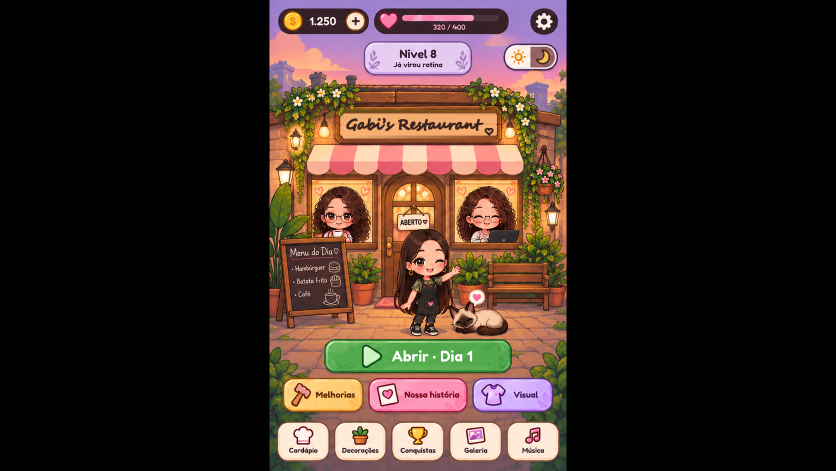
#> input picture jogo_restaurante_assets/09_menu/menu_retrato.png, 1672 x 941 px (shown at 1/2 size)
$ python make_menu_portrait.py
#> lines starting #> are read from the running program, lines starting #| are printed output that depends on the picture; after the words box and inside, x2 and y2 are one past the last pixel; in counts of white or black regions, pixels touching at a corner belong together
"""Gera o menu em pé (retrato, alvo Pixel 7/8: 1080x2400, 20:9) a partir da arte de referência.

A arte tem proporção ~9:14, mais baixa que o celular. Ela é dividida em duas faixas:
  - topo  (moedas, Amor, ajustes) -> preso no alto da tela
  - corpo (restaurante, botões) -> preso embaixo, perto do polegar
A barra de nível sai do corpo como peça solta (menu_level.webp) para subir até logo abaixo do topo,
e o botão de sol/lua é apagado da arte.
e o espaço que sobra entre as duas vira céu (menu_sky_*.png, esticado pelo CSS).
Os textos que mudam no jogo são apagados; o jogo redesenha por cima com os valores reais.

Uso: python tools/make_menu_portrait.py
"""
from pathlib import Path
from PIL import Image, ImageDraw, ImageFilter

ROOT = Path(__file__).resolve().parent.parent
SRC = ROOT / "jogo_restaurante_assets" / "09_menu" / "menu_retrato.png"
OUT = ROOT / "public" / "art"

ART_X0, ART_X1 = 538, 1134   # a captura vem com faixas pretas dos lados
OUT_W = 1080                 # largura do Pixel 7/8
SPLIT = 74                   # linha onde a arte é dividida (logo abaixo dos botões do topo)

# caixas apagadas (x0, y0, x1, y1) em coordenadas da arte recortada (596x941);
# cada linha é preenchida interpolando as cores das bordas esquerda e direita
ERASE = [
    (76, 26, 147, 58),     # número de moedas
    (262, 26, 467, 64),    # barra de Amor + "320 / 400"
    (236, 92, 360, 142),   # "Nivel 8 / Já virou rotina"
    (240, 694, 414, 731),  # "Abrir · Dia 1"
]
# formas que ficam 100% opacas mesmo dentro das faixas de transição
TOP_SOLID = [(16, 15, 201, 70), (208, 15, 481, 70), (521, 15, 579, 71)]
BODY_SOLID = []
LEVEL = (186, 79, 411, 155)          # recorte da barra de nível (com sombra)
LEVEL_SHAPE = (189, 82, 408, 153)    # forma arredondada da barra
SKY_PATCH = [LEVEL, (465, 84, 582, 145)]  # barra de nível e botão de sol/lua: viram céu


def erase(im, box):
    x0, y0, x1, y1 = box
    px = im.load()
    for y in range(y0, y1):
        a, b = px[x0 - 1, y], px[x1, y]
        for x in range(x0, x1):
            t = (x - x0 + 1) / (x1 - x0 + 1)
            px[x, y] = tuple(round(a[i] * (1 - t) + b[i] * t) for i in range(3))


def sky_row(im, y, holes=()):
    """Uma linha de céu borrada, sem os botões, esticada depois pelo CSS."""
    row = im.crop((0, y, im.width, y + 1)).copy()
    px = row.load()
    for x0, x1 in holes:
        a, b = px[x0 - 1, 0], px[x1, 0]
        for x in range(x0, x1):
            t = (x - x0 + 1) / (x1 - x0 + 1)
            px[x, 0] = tuple(round(a[i] * (1 - t) + b[i] * t) for i in range(3))
    row = row.resize((im.width, 9)).filter(ImageFilter.GaussianBlur(14)).crop((0, 4, im.width, 5))
    return row.resize((OUT_W, 1), Image.LANCZOS)


def feather(size, solid, fade_from, fade_to, top_is_opaque):
    """Máscara alfa: some suavemente entre fade_from e fade_to, exceto nas formas sólidas."""
    w, h = size
    m = Image.new("L", size, 0)
    d = ImageDraw.Draw(m)
    for y in range(h):
        if top_is_opaque:
            t = 1 if y <= fade_from else max(0.0, 1 - (y - fade_from) / (fade_to - fade_from))
        else:
            t = 0 if y <= fade_from else min(1.0, (y - fade_from) / (fade_to - fade_from))
        d.line([(0, y), (w, y)], fill=round(255 * t))
    for box in solid:
        d.rounded_rectangle(box, radius=26, fill=255)
    return m


def main():
    OUT.mkdir(parents=True, exist_ok=True)
    art = Image.open(SRC).convert("RGB").crop((ART_X0, 0, ART_X1, 941))
    W, H = art.size
#> W = 596; H = 941
    for box in ERASE:
        erase(art, box)
    k = OUT_W / W
#> k = 1.81

    level = art.crop(LEVEL).convert("RGBA")
    m = Image.new("L", level.size, 0)
#> m: PIL image 225x76 L; every value is 0
    x0, y0 = LEVEL[:2]
    ImageDraw.Draw(m).rounded_rectangle((LEVEL_SHAPE[0] - x0, LEVEL_SHAPE[1] - y0, LEVEL_SHAPE[2] - x0, LEVEL_SHAPE[3] - y0), radius=34, fill=255)
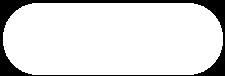
#> m: PIL image 225x76 L; 86.5% white; 1 black region, box (x1, y1, x2, y2) and area: (0, 0, 225, 76) 2300
    level.putalpha(m.filter(ImageFilter.GaussianBlur(0.8)))
    level.resize((round(level.width * k), round(level.height * k)), Image.LANCZOS).save(OUT / "menu_level.webp", quality=92)
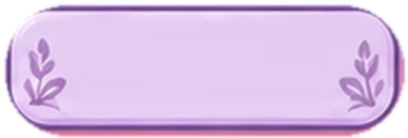
#> saved as menu_level.webp: PIL image 408x138 RGBA; mean R, G, B, A 197, 166.9, 207.3, 220.7; transparent parts drawn white
    for box in SKY_PATCH:
        erase(art, box)
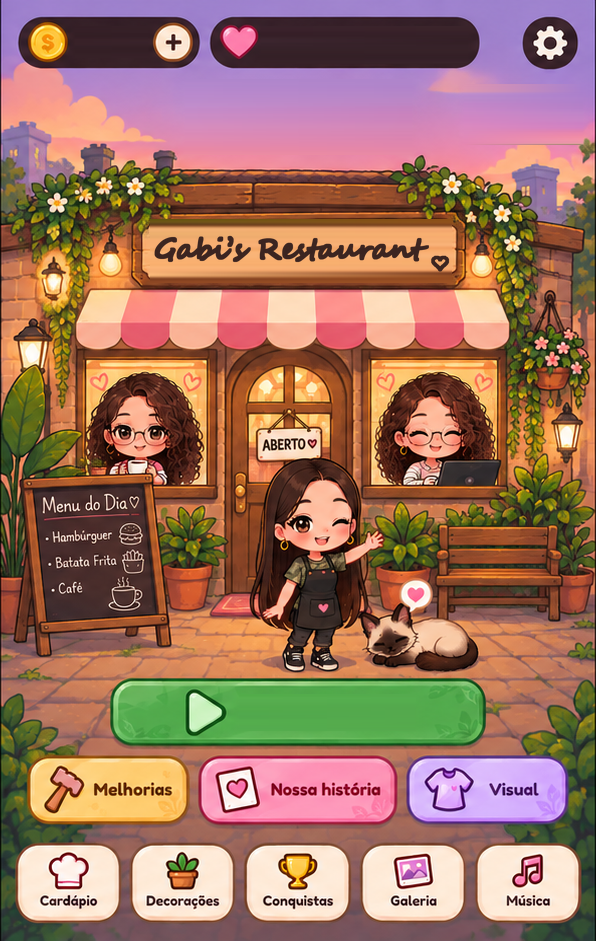
#> art: PIL image 596x941 RGB; mean R, G, B 157.9, 115.5, 96.7

    top = art.crop((0, 0, W, SPLIT + 4)).convert("RGBA")
    top.putalpha(feather(top.size, TOP_SOLID, 58, SPLIT + 3, True))
#> in feather, `m = Image.new("L", size, 0)`: m: PIL image 596x78 L; every value is 0
    top = top.resize((OUT_W, round(top.height * k)), Image.LANCZOS)
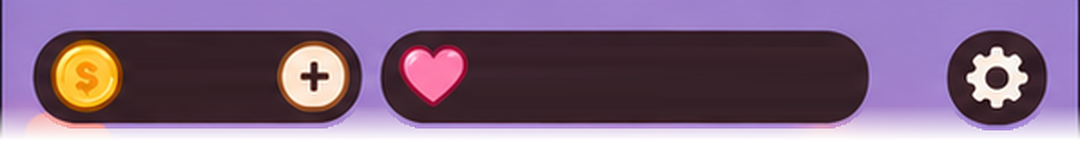
#> top: PIL image 1080x141 RGBA; mean R, G, B, A 119.8, 89.1, 122.9, 232.2; transparent parts drawn white
    top.save(OUT / "menu_top.webp", quality=92)

    body = art.crop((0, SPLIT, W, H)).convert("RGBA")
    body.putalpha(feather(body.size, [(x0, y0 - SPLIT, x1, y1 - SPLIT) for x0, y0, x1, y1 in BODY_SOLID], 0, 26, False))
#> in feather (call 2), `m = Image.new("L", size, 0)`: m: PIL image 596x867 L; every value is 0
    body = body.resize((OUT_W, round(body.height * k)), Image.LANCZOS)
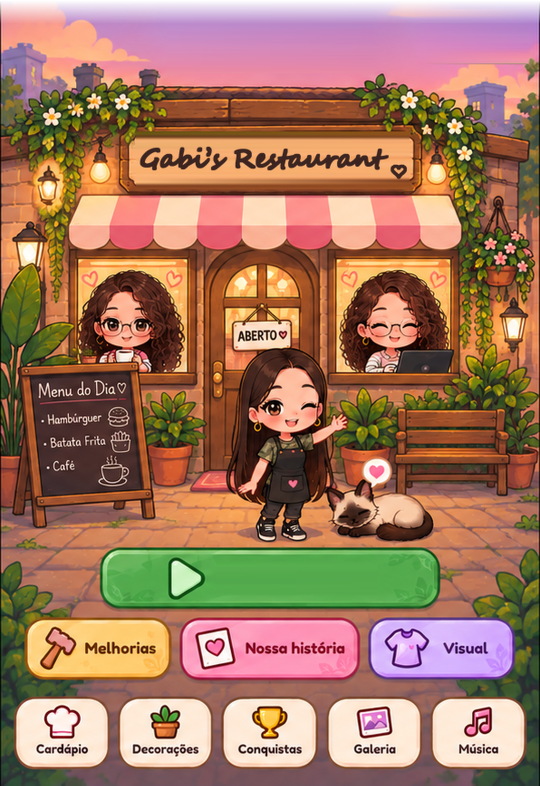
#> body: PIL image 1080x1571 RGBA (shown at 1/2 size); mean R, G, B, A 161.1, 117.7, 94.6, 251; transparent parts drawn white
    body.save(OUT / "menu_body.webp", quality=92)

    sky_row(art, 2).save(OUT / "menu_sky_top.png")
    # céu do meio: degradê do roxo do alto (linha 8) até o pôr do sol logo acima do corpo
    gap = Image.new("RGB", (OUT_W, 2))
    gap.paste(sky_row(art, 8), (0, 0))
    gap.paste(sky_row(art, SPLIT), (0, 1))
    gap.save(OUT / "menu_sky_gap.png")

    # prévia no tamanho do Pixel 7/8
    prev = Image.new("RGB", (OUT_W, 2400))
#> prev: PIL image 1080x2400 RGB; every value is 0
    pad = round(24 * OUT_W / 720)
    prev.paste(Image.open(OUT / "menu_sky_top.png").resize((OUT_W, pad + 2)), (0, 0))
    gap_top = pad + top.height - 4
#> gap_top = 173
    gap_h = 2400 - body.height - gap_top + 40
#> gap_h = 696
    prev.paste(Image.open(OUT / "menu_sky_gap.png").resize((OUT_W, gap_h), Image.BILINEAR), (0, gap_top))
    prev.paste(top, (0, pad), top)
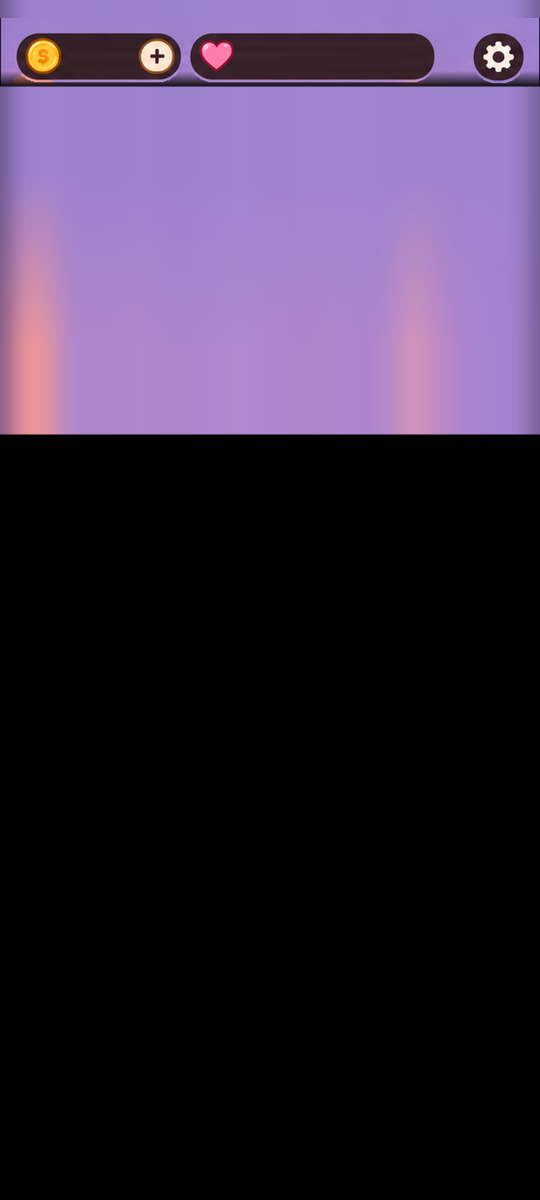
#> prev: PIL image 1080x2400 RGB (shown at 1/2 size); mean R, G, B 57.1, 44.5, 67.2
    prev.paste(body, (0, 2400 - body.height), body)
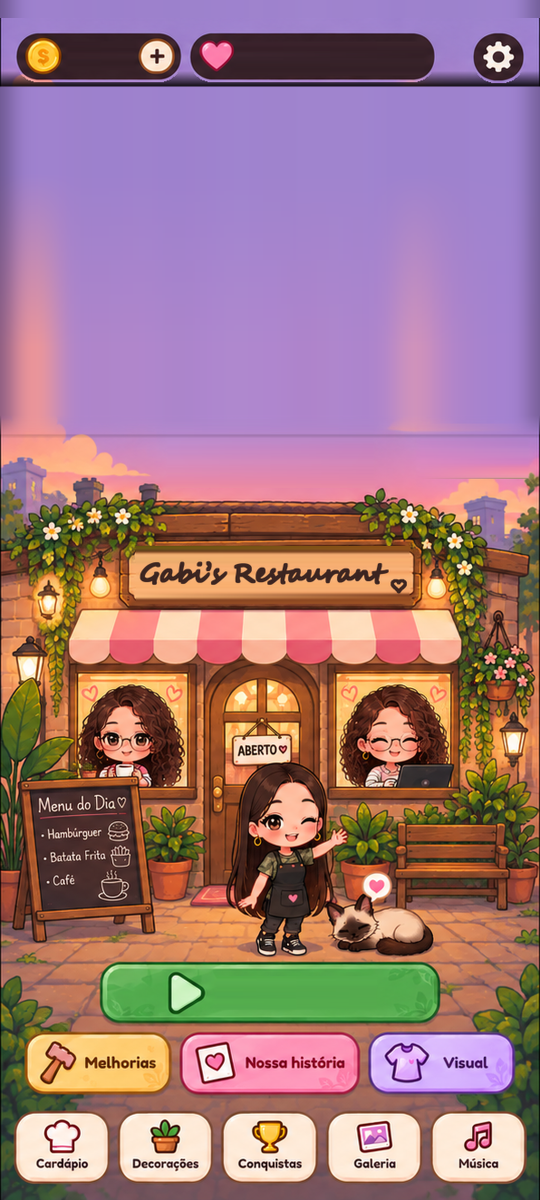
#> prev: PIL image 1080x2400 RGB (shown at 1/2 size); mean R, G, B 159.6, 119.3, 125.9
    lv = Image.open(OUT / "menu_level.webp")
    prev.paste(lv, (round(LEVEL[0] * k), pad + round(84 * k)), lv)
    prev.save(ROOT / "tools" / "preview_menu_retrato.png")
    print("ok", OUT, "corpo:", body.size, "topo:", top.size)
#| ok public/art corpo: (1080, 1571) topo: (1080, 141)


if __name__ == "__main__":
    main()
